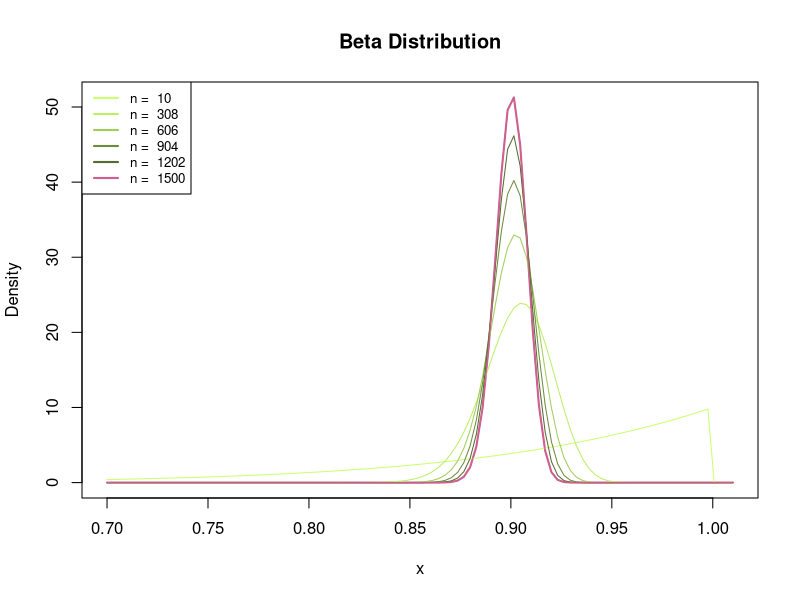

Reproduce this figure in R.
n <- seq(10, 1500, length.out = 6)
l <- floor((n+1)*0.1)

colors = c('darkolivegreen1','darkolivegreen2','darkolivegreen3','darkolivegreen4'
          ,'darkolivegreen','hotpink3')

curve(dbeta(x, n[6]+1-l[6],l[6]), 
      from = 0.7, to = 1.01, 
      col =  colors[6],
      main = "Beta Distribution",
      ylab = "Density",
      lwd = 2)

names <- c()

for (i in 1:6){
  curve(dbeta(x, n[i]+1-l[i],l[i]), from = 0.7, to = 1.01, col = colors[i], add = TRUE, lwd = 1)
  names[i] <- c(paste("n = ", n[i]))
}

legend("topleft", legend=names, col=colors, lty = 1, cex = 0.8, lwd = 2)
